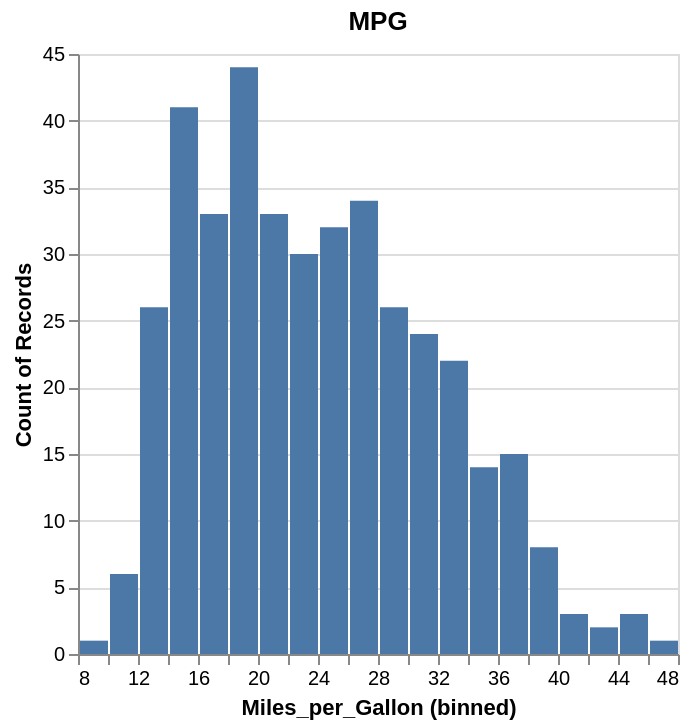

The code cell stored with this chart in its notebook:
### Code cell
val histogram = VegaPlot.fromResource("histogram.vl.json")
histogram.plot(
  _.title := "MPG",
  _.data.values := data.asJson,
  _.encoding.x.field := "Miles_per_Gallon",
  _.encoding.x.bin.step := 2
)

### Figure 1 — Vega-Lite specification as saved in the notebook (floating-point values rounded to 4 significant figures; data arrays with more than 128 entries replaced by an {"elided": "..."} marker saying what was removed)
{"$schema": "https://vega.github.io/schema/vega-lite/v6.json", "autosize": {"contains": "padding", "resize": false, "type": "pad"}, "data": {"values": {"elided": "406 records"}}, "encoding": {"x": {"bin": {"step": 2}, "field": "Miles_per_Gallon"}, "y": {"aggregate": "count"}}, "height": "400", "mark": {"tooltip": true, "type": "bar"}, "title": "MPG", "width": "400"}
